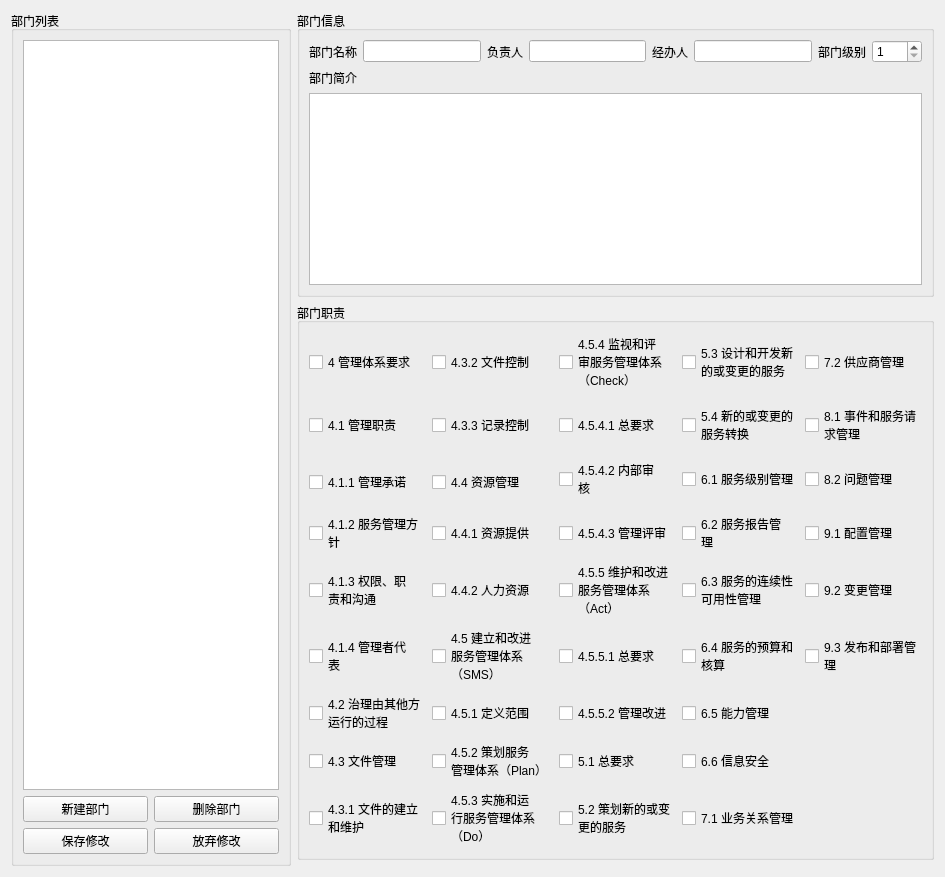
          <widget class="QWidget" name="departmentTab">
           <attribute name="title">
            <string>部门信息</string>
           </attribute>
           <layout class="QGridLayout" name="gridLayout_8">
            <item row="0" column="0" rowspan="3">
             <widget class="QGroupBox" name="groupBox_4">
              <property name="title">
               <string>部门列表</string>
              </property>
              <layout class="QGridLayout" name="gridLayout_4">
               <item row="0" column="0" colspan="2">
                <widget class="QListWidget" name="departmentList"/>
               </item>
               <item row="1" column="0">
                <widget class="QPushButton" name="AddDep">
                 <property name="text">
                  <string>新建部门</string>
                 </property>
                </widget>
               </item>
               <item row="1" column="1">
                <widget class="QPushButton" name="DeleteDep">
                 <property name="text">
                  <string>删除部门</string>
                 </property>
                </widget>
               </item>
               <item row="2" column="0">
                <widget class="QPushButton" name="addOrModifyDep">
                 <property name="text">
                  <string>保存修改</string>
                 </property>
                </widget>
               </item>
               <item row="2" column="1">
                <widget class="QPushButton" name="cancelDep">
                 <property name="sizePolicy">
                  <sizepolicy hsizetype="Preferred" vsizetype="Preferred">
                   <horstretch>0</horstretch>
                   <verstretch>0</verstretch>
                  </sizepolicy>
                 </property>
                 <property name="text">
                  <string>放弃修改</string>
                 </property>
                </widget>
               </item>
              </layout>
             </widget>
            </item>
            <item row="0" column="1" colspan="2">
             <widget class="QGroupBox" name="groupBox_5">
              <property name="title">
               <string>部门信息</string>
              </property>
              <layout class="QGridLayout" name="gridLayout_5">
               <item row="0" column="4">
                <widget class="QLabel" name="label_5">
                 <property name="text">
                  <string>经办人</string>
                 </property>
                </widget>
               </item>
               <item row="0" column="6">
                <widget class="QLabel" name="label">
                 <property name="text">
                  <string>部门级别</string>
                 </property>
                </widget>
               </item>
               <item row="0" column="7">
                <widget class="QSpinBox" name="depLevel">
                 <property name="sizePolicy">
                  <sizepolicy hsizetype="Expanding" vsizetype="Fixed">
                   <horstretch>0</horstretch>
                   <verstretch>0</verstretch>
                  </sizepolicy>
                 </property>
                 <property name="maximumSize">
                  <size>
                   <width>50</width>
                   <height>16777215</height>
                  </size>
                 </property>
                 <property name="minimum">
                  <number>1</number>
                 </property>
                 <property name="maximum">
                  <number>4</number>
                 </property>
                </widget>
               </item>
               <item row="2" column="0" colspan="8">
                <widget class="QPlainTextEdit" name="depIntro">
                 <property name="tabChangesFocus">
                  <bool>true</bool>
                 </property>
                </widget>
               </item>
               <item row="0" column="0">
                <widget class="QLabel" name="label_2">
                 <property name="text">
                  <string>部门名称</string>
                 </property>
                </widget>
               </item>
               <item row="1" column="0">
                <widget class="QLabel" name="label_27">
                 <property name="text">
                  <string>部门简介</string>
                 </property>
                </widget>
               </item>
               <item row="0" column="1">
                <widget class="QLineEdit" name="depName"/>
               </item>
               <item row="0" column="2">
                <widget class="QLabel" name="label_4">
                 <property name="text">
                  <string>负责人</string>
                 </property>
                </widget>
               </item>
               <item row="0" column="3">
                <widget class="QLineEdit" name="leader"/>
               </item>
               <item row="0" column="5">
                <widget class="QLineEdit" name="Operator"/>
               </item>
              </layout>
             </widget>
            </item>
            <item row="1" column="1" colspan="2">
             <widget class="QGroupBox" name="groupBox">
              <property name="title">
               <string>部门职责</string>
              </property>
              <layout class="QGridLayout" name="gridLayout_6">
               <item row="8" column="0">
                <widget class="QCheckBox" name="duty_5">
                 <property name="text">
                  <string>4.1.3 权限、职
责和沟通</string>
                 </property>
                </widget>
               </item>
               <item row="8" column="1">
                <widget class="QCheckBox" name="duty_14">
                 <property name="text">
                  <string>4.4.2 人力资源</string>
                 </property>
                </widget>
               </item>
               <item row="10" column="0">
                <widget class="QCheckBox" name="duty_7">
                 <property name="text">
                  <string>4.2 治理由其他方
运行的过程</string>
                 </property>
                </widget>
               </item>
               <item row="12" column="1">
                <widget class="QCheckBox" name="duty_18">
                 <property name="text">
                  <string>4.5.3 实施和运
行服务管理体系
（Do）</string>
                 </property>
                </widget>
               </item>
               <item row="8" column="2">
                <widget class="QCheckBox" name="duty_23">
                 <property name="text">
                  <string>4.5.5 维护和改进
服务管理体系
（Act）</string>
                 </property>
                </widget>
               </item>
               <item row="9" column="0">
                <widget class="QCheckBox" name="duty_6">
                 <property name="text">
                  <string>4.1.4 管理者代
表</string>
                 </property>
                </widget>
               </item>
               <item row="9" column="2">
                <widget class="QCheckBox" name="duty_24">
                 <property name="text">
                  <string>4.5.5.1 总要求</string>
                 </property>
                </widget>
               </item>
               <item row="11" column="1">
                <widget class="QCheckBox" name="duty_17">
                 <property name="text">
                  <string>4.5.2 策划服务
管理体系（Plan）</string>
                 </property>
                </widget>
               </item>
               <item row="12" column="0">
                <widget class="QCheckBox" name="duty_9">
                 <property name="text">
                  <string>4.3.1 文件的建立
和维护</string>
                 </property>
                </widget>
               </item>
               <item row="11" column="0">
                <widget class="QCheckBox" name="duty_8">
                 <property name="text">
                  <string>4.3 文件管理</string>
                 </property>
                </widget>
               </item>
               <item row="3" column="2">
                <widget class="QCheckBox" name="duty_20">
                 <property name="text">
                  <string>4.5.4.1 总要求</string>
                 </property>
                </widget>
               </item>
               <item row="10" column="2">
                <widget class="QCheckBox" name="duty_25">
                 <property name="text">
                  <string>4.5.5.2 管理改进</string>
                 </property>
                </widget>
               </item>
               <item row="11" column="2">
                <widget class="QCheckBox" name="duty_26">
                 <property name="text">
                  <string>5.1 总要求</string>
                 </property>
                </widget>
               </item>
               <item row="5" column="2">
                <widget class="QCheckBox" name="duty_21">
                 <property name="text">
                  <string>4.5.4.2 内部审
核</string>
                 </property>
                </widget>
               </item>
               <item row="7" column="1">
                <widget class="QCheckBox" name="duty_13">
                 <property name="text">
                  <string>4.4.1 资源提供</string>
                 </property>
                </widget>
               </item>
               <item row="9" column="1">
                <widget class="QCheckBox" name="duty_15">
                 <property name="text">
                  <string>4.5 建立和改进
服务管理体系
（SMS）</string>
                 </property>
                </widget>
               </item>
               <item row="7" column="0">
                <widget class="QCheckBox" name="duty_4">
                 <property name="text">
                  <string>4.1.2 服务管理方
针</string>
                 </property>
                </widget>
               </item>
               <item row="12" column="2">
                <widget class="QCheckBox" name="duty_27">
                 <property name="text">
                  <string>5.2 策划新的或变
更的服务</string>
                 </property>
                </widget>
               </item>
               <item row="7" column="2">
                <widget class="QCheckBox" name="duty_22">
                 <property name="text">
                  <string>4.5.4.3 管理评审</string>
                 </property>
                </widget>
               </item>
               <item row="10" column="1">
                <widget class="QCheckBox" name="duty_16">
                 <property name="text">
                  <string>4.5.1 定义范围</string>
                 </property>
                </widget>
               </item>
               <item row="0" column="0">
                <widget class="QCheckBox" name="duty_1">
                 <property name="text">
                  <string>4 管理体系要求</string>
                 </property>
                 <property name="checked">
                  <bool>false</bool>
                 </property>
                </widget>
               </item>
               <item row="0" column="1">
                <widget class="QCheckBox" name="duty_10">
                 <property name="text">
                  <string>4.3.2 文件控制</string>
                 </property>
                </widget>
               </item>
               <item row="2" column="1" rowspan="3">
                <widget class="QCheckBox" name="duty_11">
                 <property name="text">
                  <string>4.3.3 记录控制</string>
                 </property>
                </widget>
               </item>
               <item row="2" column="0" rowspan="3">
                <widget class="QCheckBox" name="duty_2">
                 <property name="text">
                  <string>4.1 管理职责</string>
                 </property>
                </widget>
               </item>
               <item row="5" column="0" rowspan="2">
                <widget class="QCheckBox" name="duty_3">
                 <property name="text">
                  <string>4.1.1 管理承诺</string>
                 </property>
                </widget>
               </item>
               <item row="5" column="1" rowspan="2">
                <widget class="QCheckBox" name="duty_12">
                 <property name="text">
                  <string>4.4 资源管理</string>
                 </property>
                </widget>
               </item>
               <item row="0" column="3">
                <widget class="QCheckBox" name="duty_28">
                 <property name="text">
                  <string>5.3 设计和开发新
的或变更的服务</string>
                 </property>
                </widget>
               </item>
               <item row="3" column="3">
                <widget class="QCheckBox" name="duty_29">
                 <property name="text">
                  <string>5.4 新的或变更的
服务转换</string>
                 </property>
                </widget>
               </item>
               <item row="5" column="3">
                <widget class="QCheckBox" name="duty_30">
                 <property name="text">
                  <string>6.1 服务级别管理</string>
                 </property>
                </widget>
               </item>
               <item row="7" column="3">
                <widget class="QCheckBox" name="duty_31">
                 <property name="text">
                  <string>6.2 服务报告管
理</string>
                 </property>
                </widget>
               </item>
               <item row="8" column="3">
                <widget class="QCheckBox" name="duty_32">
                 <property name="text">
                  <string>6.3 服务的连续性
可用性管理</string>
                 </property>
                </widget>
               </item>
               <item row="9" column="3">
                <widget class="QCheckBox" name="duty_33">
                 <property name="text">
                  <string>6.4 服务的预算和
核算</string>
                 </property>
                </widget>
               </item>
               <item row="10" column="3">
                <widget class="QCheckBox" name="duty_34">
                 <property name="text">
                  <string>6.5 能力管理</string>
                 </property>
                </widget>
               </item>
               <item row="11" column="3">
                <widget class="QCheckBox" name="duty_35">
                 <property name="text">
                  <string>6.6 信息安全</string>
                 </property>
                </widget>
               </item>
               <item row="12" column="3">
                <widget class="QCheckBox" name="duty_36">
                 <property name="text">
                  <string>7.1 业务关系管理</string>
                 </property>
                </widget>
               </item>
               <item row="0" column="4">
                <widget class="QCheckBox" name="duty_37">
                 <property name="text">
                  <string>7.2 供应商管理</string>
                 </property>
                </widget>
               </item>
               <item row="3" column="4">
                <widget class="QCheckBox" name="duty_38">
                 <property name="text">
                  <string>8.1 事件和服务请
求管理</string>
                 </property>
                </widget>
               </item>
               <item row="5" column="4">
                <widget class="QCheckBox" name="duty_39">
                 <property name="text">
                  <string>8.2 问题管理</string>
                 </property>
                </widget>
               </item>
               <item row="7" column="4">
                <widget class="QCheckBox" name="duty_40">
                 <property name="text">
                  <string>9.1 配置管理</string>
                 </property>
                </widget>
               </item>
               <item row="8" column="4">
                <widget class="QCheckBox" name="duty_41">
                 <property name="text">
                  <string>9.2 变更管理</string>
                 </property>
                </widget>
               </item>
               <item row="9" column="4">
                <widget class="QCheckBox" name="duty_42">
                 <property name="text">
                  <string>9.3 发布和部署管
理</string>
                 </property>
                </widget>
               </item>
               <item row="0" column="2">
                <widget class="QCheckBox" name="duty_19">
                 <property name="text">
                  <string>4.5.4 监视和评
审服务管理体系
（Check）</string>
                 </property>
                </widget>
               </item>
              </layout>
             </widget>
            </item>
           </layout>
          </widget>
